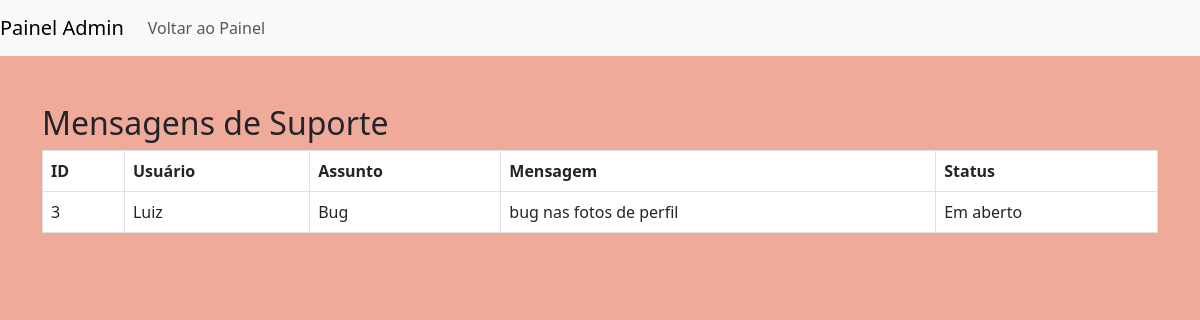
/admin_support/ (signed in), run on the app's committed database.
### app/models.py (models this page shows, shortened)
class Suporte(models.Model):
    usuario = models.ForeignKey(settings.AUTH_USER_MODEL, on_delete=models.CASCADE)
    assunto = models.CharField(max_length=255)
    mensagem = models.TextField()
    data_criacao = models.DateTimeField(default=timezone.now)
    status = models.CharField(max_length=50, choices=[('aberto', 'Aberto'), ('em andamento', 'Em andamento'), ('fechado', 'Fechado')], default='aberto')
    class Meta:
        verbose_name_plural = 'Suporte'

class CustomUser(AbstractBaseUser, PermissionsMixin):
    email = models.EmailField(unique=True)
    bio = models.TextField(blank=True, null=True)
    nome = models.CharField(max_length=30, blank=True)
    sobrenome = models.CharField(max_length=30, blank=True)
    room = models.CharField(max_length=255, blank=True, null=True)
    foto_perfil = models.ImageField(upload_to='fotos_perfil/', blank=True, null=True)
    is_staff = models.BooleanField(default=False)
    is_active = models.BooleanField(default=True)
    USERNAME_FIELD = 'email'
    REQUIRED_FIELDS = []
    objects = CustomUserManager()

### app/views.py (the view)
# urls.py: path('admin_support/', views.admin_support, name='admin_support'),
@user_passes_test(is_admin)
def admin_support(request):
    mensagens = Suporte.objects.all()  # Busca todas as mensagens de suporte
    return render(request, 'admin_support.html', {'mensagens': mensagens})

### app/views.py (called while the page is built)
def is_admin(user):
    return user.is_staff

### app/templates/admin_support.html (shortened to what this page needs)
<!DOCTYPE html>
<html lang="pt-br">
<head>
    <link href="https://cdn.jsdelivr.net/npm/bootstrap@5.3.0/dist/css/bootstrap.min.css" rel="stylesheet">
</head>
<body>
    <nav class="navbar navbar-expand-lg navbar-light bg-light">
        <a class="navbar-brand" href="#">Painel Admin</a>
        <div class="collapse navbar-collapse">
            <ul class="navbar-nav ml-auto">
                <li class="nav-item">
                    <a class="nav-link" href="{% url 'admin_dashboard' %}">Voltar ao Painel</a>
                </li>
            </ul>
        </div>
    </nav>
    <div class="container mt-5">
        <h2>Mensagens de Suporte</h2>
        <table class="table table-bordered">
            <thead>
                <tr>
                    <th>ID</th>
                    <th>Usuário</th>
                    <th>Assunto</th>
                    <th>Mensagem</th>
                    <th>Status</th>
                </tr>
            </thead>
            <tbody>
                {% for mensagem in mensagens %}
                <tr>
                    <td>{{ mensagem.id }}</td>
                    <td>{{ mensagem.usuario.nome }}</td>
                    <td>{{ mensagem.assunto }}</td>
                    <td>{{ mensagem.mensagem }}</td>
                    <td>{{ mensagem.status }}</td>
                </tr>
                {% empty %}
                <tr>
                    <td colspan="5" class="text-center">Nenhuma mensagem de suporte encontrada.</td>
                </tr>
                {% endfor %}
            </tbody>
        </table>
    </div>
</body>
</html>

### app/templates/admin_support.html (style rules this page uses)
body { background-color: #f0aa99; }
.navbar { background-color: #e61313; }

### data on the page
Suporte: id "3", usuario.nome "Luiz", assunto "Bug", mensagem "bug nas fotos de perfil", status "Em aberto"
